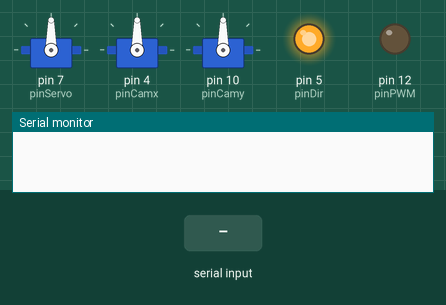
Simulated run of this sketch. Board: Arduino Uno, built with avr-gcc and run on an emulated ATmega328P. On the bench: 3 × servo, output pins drawn as LEDs (lit = HIGH), the last lines printed to the serial monitor. The test bench sets the inputs (shaded band).

Above: at 1.2 s.
1.3 s: "90 45 200\n" received over Serial
At 1.8 s:
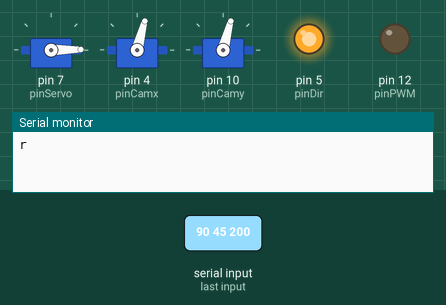
2.8 s: "30 150 10\n" received over Serial
At 4.0 s:
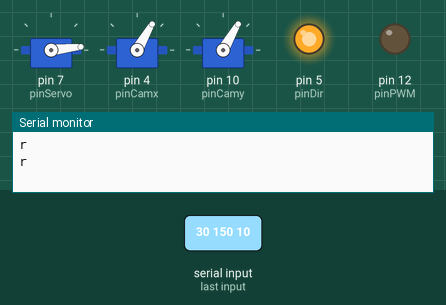
4.3 s: "90 45\n" received over Serial
At 5.2 s:
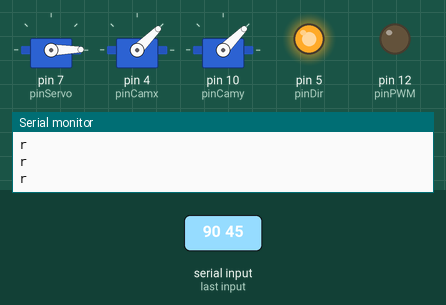
5.8 s: "30 150\n" received over Serial
At 6.4 s:
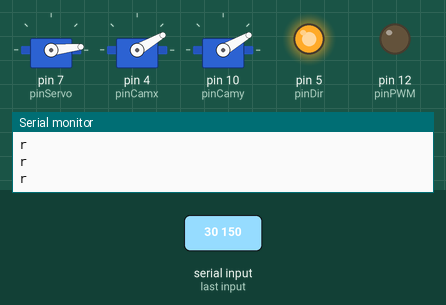
7.3 s: "90 45 200 10\n" received over Serial
At 7.7 s:
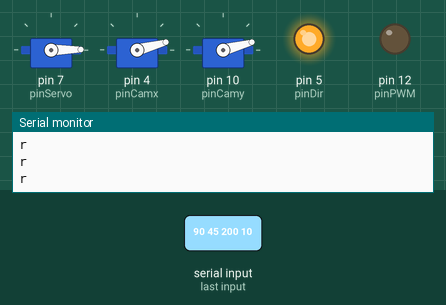
Timing chart, 0 to 9.8 s (numbered marks = the images above; inputs shaded):
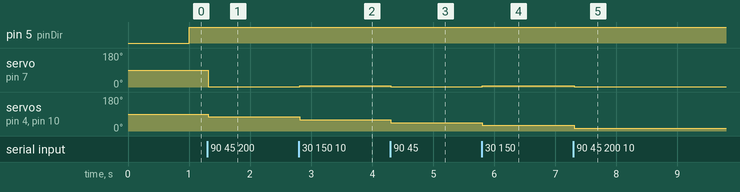

Measured:
- after the input at 1.3 s, servo on pin 7 (pinServo): 90° → 1° at once; servo on pin 4 (pinCamx), servo on pin 10 (pinCamy): 90° → 75° at once
- after the input at 2.8 s, servo on pin 7 (pinServo): 1° → 6° at once; servo on pin 4 (pinCamx), servo on pin 10 (pinCamy): 75° → 60° at once
- after the input at 4.3 s, servo on pin 7 (pinServo): 6° → 1° at once; servo on pin 4 (pinCamx), servo on pin 10 (pinCamy): 60° → 45° at once
- after the input at 5.8 s, servo on pin 7 (pinServo): 1° → 6° at once; servo on pin 4 (pinCamx), servo on pin 10 (pinCamy): 45° → 30° at once
- after the input at 7.3 s, servo on pin 7 (pinServo): 6° → 1° at once; servo on pin 4 (pinCamx), servo on pin 10 (pinCamy): 30° → 15° at once

The sketch:

roverctl.ino
```cpp
#include <Servo.h>

  const int pinDir = 5;
  const int pinPWM = 12;
  const int pinServo = 7;
  const int pinCamx = 4;
  const int pinCamy = 10;
  Servo steer;
  Servo camxServo;
  Servo camyServo;
  int campos = 450;
  int camrestx = 90;
  int camresty = 90;


void setup() {
  Serial.begin(9600);
  Serial.setTimeout(1000); //don't wait longer than the joystick sends commands, should prevent overflow
  pinMode(pinDir, OUTPUT);
  pinMode(pinPWM, OUTPUT);
  pinMode(pinServo, OUTPUT);
  steer.attach(pinServo);
  camxServo.attach(pinCamx);
  camyServo.attach(pinCamy);
}

void loop() {
  int xpos;
  int ypos;
  //SERIAL STUFF HERE
  //first we suck up the whole line
  String input;
  String x;
  String y;
  String camx;
  String camy;
  int camxpos;
  int camypos;
  int firstspace;
  int secondspace;
  int thirdspace;


//  while (Serial.available() == 0); // spin on serial input. NOTE THAT THIS MEANS WE DO THE LAST COMMAND.
  //can we then check if Serial available is non-zero?
WAIT_SERIAL:
  input = Serial.readStringUntil('\n'); //this should in theory read until \n or timeout. HOPEFULLY timeout is long enough to not eat data
  if (input == ""){ //no command received, exited on timeout
      analogWrite(pinPWM, 0); //stop running away
      digitalWrite(pinDir, HIGH);
      goto WAIT_SERIAL; //fuck you, code elitists
  }
  Serial.print("r\n"); //command acknowledgement. We force synchronicity to prevent buffer overflows and unintended behavior
 /* Serial.print("Input is ");
  Serial.print(input);
  Serial.println(); */


  //input is in this format:  "y x camy camx\n"
  firstspace = input.indexOf(' ');
  secondspace = input.indexOf(' ',firstspace+1);
  thirdspace = input.indexOf(' ',secondspace+1);
  y = input.substring(0, firstspace);
  x = input.substring(firstspace+1, secondspace);
  camy = input.substring(secondspace+1, thirdspace);
  camx = input.substring(thirdspace+1); //takes rest of string

  //is this horribly inelegant? Probably, but nobody is going to see this code but me, probably. faster than constantly recalculating indices.

  xpos = x.toInt();
  ypos = y.toInt();
  camxpos = camx.toInt();
  camypos = camy.toInt();

  //should probably add some sanity checks to make sure we're not getting garbage.
  //END SERIAL STUFF

  /*analogWrite(pinPWM, ypos);
  digitalWrite(pinDir, LOW); //LOW IS FORWARD */

  ypos = ypos - 2030; // center y around 0
  int ymag = abs(ypos);

  /*if (ymag < 700) { //we shouldn't need to filter the digital joystick
    ymag = 0;
    ypos = 0;
  }*/

  int camspeed = 15;
  int xangle = map(xpos, 0, 4084, 0, 180); //map to servo angle range
 /* int camxangle = map(camxpos, 0, 4084, -15, 15); //these are really speed numbers, not angle numbers. NOTE: This is the max amount of change we can write to the servo per iteration.
  int camyangle = map(camypos, 0, 4084, -15, 15); */
  int camxangle;
  int camyangle;
  if(camxpos > 2042)
    camxangle = camspeed;
  else if(camxpos < 2042)
    camxangle = -camspeed;
  else
    camxangle = 0;

  if(camypos > 2042)
    camyangle = camspeed;
  else if(camypos < 2042)
    camyangle = -camspeed;
  else
    camyangle = 0;
  int yscale = map(ymag, 0, 2042, 0, 255); //map to PWM range

     if(ypos > 0) //forward
      {
      analogWrite(pinPWM,yscale/4); //right now, 25% is the highest we want them to be able to drive at (since the rover goes so fast at 100%)
      digitalWrite(pinDir, LOW);
      }
     else if(ypos < 0) //backwards
     {
      analogWrite(pinPWM, yscale/4); //right now, 25% is the highest we want them to be able to drive at (since the rover goes so fast at 100%)
      digitalWrite(pinDir, HIGH); //not sure if this is actually backwards, might have to remap after tuning.
     } //MUST WRITE PINS LOW, NOT JUST HIGH!!!!!
     else{
      analogWrite(pinPWM, 0);
      digitalWrite(pinDir, HIGH);
     }

    //camrestx and camresty start at 90 degrees.
    camrestx+=camxangle;
    camresty+=camyangle;
    camrestx = constrain(camrestx,0,180); //this is ncessary or the servos lag
    camresty = constrain(camresty,0,180); //Servos are very jerky, probably because they are being moved in position too fast.
    steer.write(xangle);
    camxServo.write(camrestx);
    camyServo.write(camresty);


  delay(1); //Note: in the arduino example they use 15 ms/ servo degree to get 'smooth' motion. This is trying the same delay
}
```
